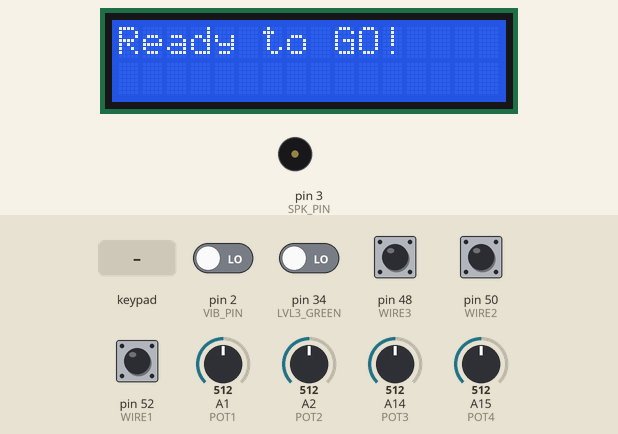
This sketch was run on a simulated Arduino Mega 2560, built with avr-gcc and run on an emulated ATmega2560. Parts: 16×2 character LCD, buzzer (waves = sounding). The inputs (shaded band) are chosen by the test bench; at power-on: pin 48 (WIRE3), pin 50 (WIRE2), pin 52 (WIRE1) HIGH, pin 2 (VIB_PIN), pin 34 (LVL3_GREEN) LOW, A1 (POT1) = 512, A2 (POT2) = 512, A14 (POT3) = 512, A15 (POT4) = 512. Random numbers use the default seed unless the sketch sets one; what the sketch prints to the serial monitor is not drawn.

Above: at 1.3 s.
1.4 s: pin 48 (WIRE3) pulled LOW for 0.15 s
At 2.3 s:
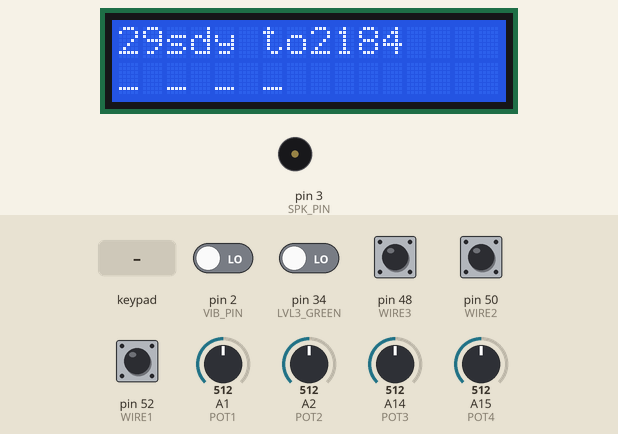
4.5 s: pin 50 (WIRE2) pulled LOW for 0.15 s
At 7.5 s:
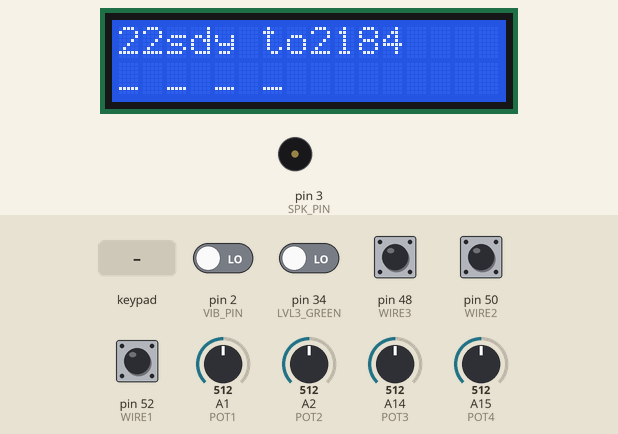
7.6 s: keypad keys 1 3 9 7 2 2 2 2 # pressed 0.4 s apart
At 11.3 s:
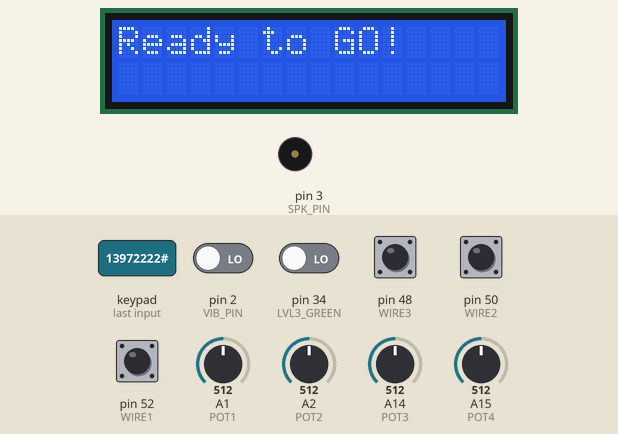
12.7 s: pin 52 (WIRE1) pulled LOW for 0.15 s
At 13.4 s:
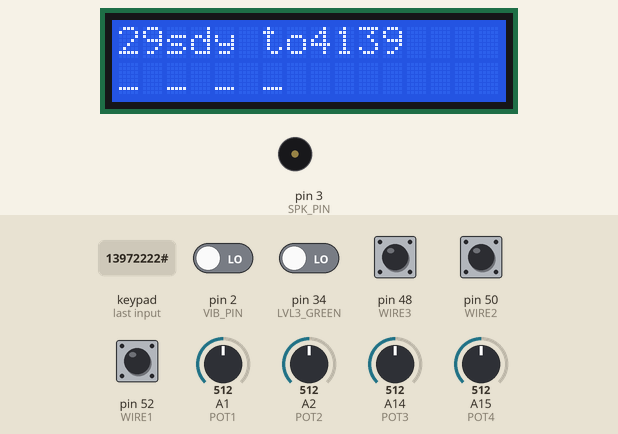
14.3 s: pin 48 (WIRE3) pulled LOW for 1 s
At 18.1 s:
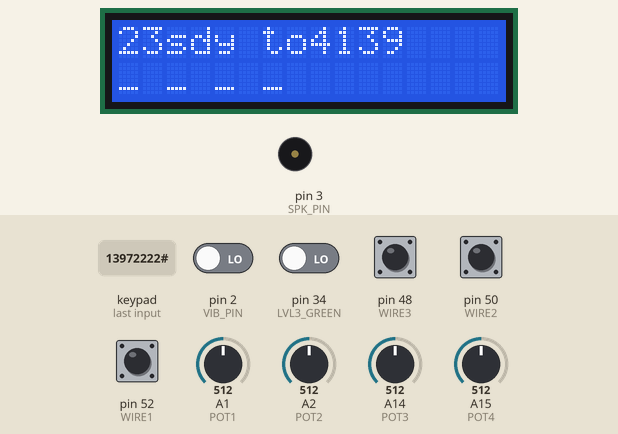
18.3 s: pin 50 (WIRE2) pulled LOW for 1 s
At 26.87 s:
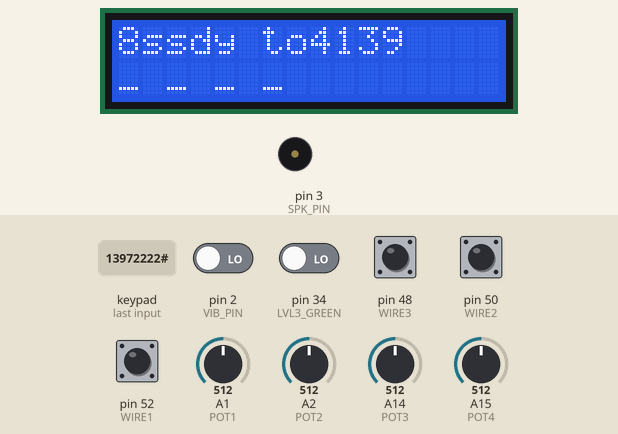
Timing chart, 0 to 28.0 s (numbered marks = the images above; inputs shaded):
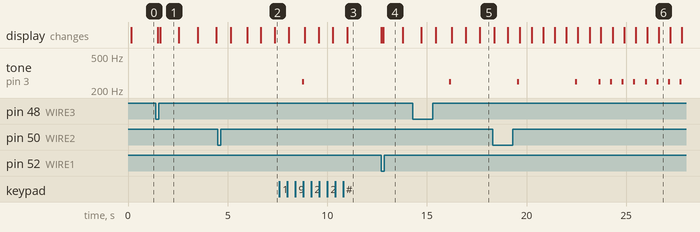

Measured:
- after the input at 1.4 s, the display: first changes after 0.09 s (image 1 shows a later state)
- after the input at 12.7 s, the display: first changes at once (image 4 shows a later state)

The sketch:

main.ino
```cpp
#include <Wire.h>
#include <LCD.h>
#include <LiquidCrystal_I2C.h>
#include <Keypad.h>

int const SPK_PIN = 3;
int const VIB_PIN = 2;

byte dir = 0x27;
LiquidCrystal_I2C lcd( dir, 2, 1, 0, 4, 5, 6, 7);
bool displayEnabled = true;//for debug

const byte K_ROWS = 4;
const byte K_COLS = 4;

byte K_ROW_PINS[] = {39,41,43,45};
byte K_COL_PINS[] = {47,49,51,53};
char Keys [ K_ROWS ][ K_COLS ] =
    {
        {'1','2','3','A'},
        {'4','5','6','B'},
        {'7','8','9','C'},
        {'*','0','#','D'}
     };
char RESTART_KEY = '#';

Keypad keypad = Keypad(makeKeymap(Keys), K_ROW_PINS, K_COL_PINS, K_ROWS, K_COLS);
char input;

int totalLevels = 4;

//estado del nivel
bool level1Completed;
bool level2Completed;
bool level3Completed;
bool level4Completed;

//si un nivel se acaba de terminar
bool level1Finished;
bool level2Finished;
bool level3Finished;
bool level4Finished;


//si un nivel cambio en algo
bool anyLevelChanged;
bool level1Changed;
bool level2Changed;
bool level3Changed;
bool level4Changed;

const int MAX_ERRORS = 3;
int totalErrors;
bool gameStarted;
bool timedOut;
bool gameWon;
bool restartGame;
int vibError;

//tiempo total en milisegundos
const float TOTAL_GAME_TIME = 30000;
float gameStartedTime;//momento en q empieza el juego (primer movimiento)
unsigned long remainingGameTime;//tiempo restante
float getClockSpeed() //velocidad del reloj (aumenta por errores)
{
  return 1 + 0.2 * totalErrors;
}
bool isPlaying()
{
  return gameStarted && !timedOut && !gameWon;
}

//update time
const unsigned long CHECK_MIN_TIME = 100;
unsigned long lastCheckTime = 0;


int gameNumber;

//level 1 - cables
bool lvl1_wiresTarget[3];//estado de los cables (conectado/desconectado). ej 0,1,0

//level 2 - simon
int lvl2_colorsTarget[6];//secuencia de colores. ej 1,2,2,4,1,3

//level 3 - potenciometros
//
int lvl3_value1Target;//valor correcto de potencia1. ej 280
int lvl3_value2Target;//valor correcto de potencia2. ej 900
int lvl3_value3Target;//valor correcto de potencia2. ej 900
int lvl3_value4Target;//valor correcto de potencia2. ej 900

//level 4 - keycode
int lvl4_secretCodeTarget;//valor del codigo. ej 5469


void setup()
{
  Serial.begin(9600);
  randomSeed(analogRead(0));

  pinMode(SPK_PIN, OUTPUT);
  pinMode(VIB_PIN, INPUT);

  //press # to start
  setupSession();
}

void setupSession()
{
  Serial.println("setupSession");
  gameStarted = false;
  totalErrors = 0;
  timedOut = false;
  gameWon = false;
  restartGame = false;

  level1Completed = false;
  level2Completed = false;
  level3Completed = false;
  level4Completed = false;

  level1Finished = false;
  level2Finished = false;
  level3Finished = false;
  level4Finished = false;

  anyLevelChanged = false;
  level1Changed = false;
  level2Changed = false;
  level3Changed = false;
  level4Changed = false;

  vibError = 0;

  gameNumber = random(1000, 10000);//el codigo de desactvacion de 4 digitos
  Serial.print("Game number: ");
  Serial.println(String(gameNumber));

  lvl1Setup();
  lvl2Setup();
  lvl3Setup();
  lvl4Setup();

  if(displayEnabled)
    {
      setupDisplay();
      showStartMessage();
    }

}

void loop()
{


  input = keypad.getKey();
  if(input)
  {
    Serial.print("read input:");
    Serial.println(String(input));
    if(input == RESTART_KEY)
    {
      restartGame = true;
    }
  }
  if(restartGame)
  {
    Serial.println("Restart game");
    setupSession();
    return;
  }
  if(CHECK_MIN_TIME <= millis() - lastCheckTime)
  {
    if(timedOut)
    {
      Serial.println("Timeout GameOver");
      //perdio
       if(displayEnabled)
        updateDisplay();
    }
    else if(gameWon)
    {
      Serial.println("Game WON!!");
      //gano
       if(displayEnabled)
        updateDisplay();
    }
    else
    {
      lvl1Update();
      lvl2Update();
      lvl3Update();
      lvl4Update();

      anyLevelChanged = checkLevelsChanged();
      if(gameStarted)
      {

        if(remainingGameTime <= 0)
        {
          //se termino el tiempo
          timedOut = true;
        }
        else
        {
          if( digitalRead(VIB_PIN))
          {
            vibError++;
          }
          if(anyLevelChanged)
          {
            updateLevelStates();
            updateIndicatorLeds();
            if(checkAnyError())
            {
              totalErrors++;
              Serial.println("User make an error");
              Serial.print("Total errors: ");
              Serial.println(String(totalErrors));
            }
            else if(level1Completed && level2Completed && level3Completed && level4Completed)
            {
              gameWon = true;
            }

          }
          updateGameTimer();
        }
      }
      else
      {
        if(anyLevelChanged)
        {
           Serial.println("Start game");
          //empezo a jugar
          gameStarted = true;
          gameStartedTime = millis();
          remainingGameTime = TOTAL_GAME_TIME;
        }
      }
      if(displayEnabled)
        updateDisplay();
      lastCheckTime = millis();
    }
  }
}

//actualizar reloj
void updateGameTimer()
{
   remainingGameTime = remainingGameTime - (millis() - lastCheckTime) * getClockSpeed();
   Serial.println(String(remainingGameTime));
   if(remainingGameTime > 15000)
   {
     if((remainingGameTime-1000)  % 5000 <= 100)
     {
      Serial.print("Time");
      Serial.println(String(remainingGameTime/1000));
      playTimeSound();
     }
   }
   else
   {
    if((remainingGameTime -1000)% 1000 <= 100)
    {
      Serial.print("Time");
      Serial.println(String(remainingGameTime/1000));
      playTimeSound();
    }
   }
}

void setupDisplay()
{
  Serial.println("setupDisplay");
  lcd.begin (16,2);    // Inicializar el display con 16 caraceres 2 lineas
  lcd.setBacklightPin(3,POSITIVE);
  lcd.setBacklight(HIGH);

  lcd.home ();
 // lcd.print("asd");
 // lcd.setCursor ( 0, 1 );        // go to the 2nd line
  //lcd.print("asd2");
}

void showStartMessage()
{
  Serial.println("show start message");
   lcd.home ();
   lcd.print("Ready to GO!");
}

//dibuja en pantalla
void updateDisplay()
{
  if(gameStarted)
  {
    if(isPlaying())
    {
      //timer
      lcd.setCursor ( 0, 0 );
      lcd.print(getRemainingFormatedTime());

      //ingreso de codigo
      lcd.setCursor (0,1);
      lcd.print(getInputCode());

      //secret code
      lcd.setCursor (8,0);
      lcd.print(String(lvl4_secretCodeTarget));
    }
    else
    {
      lcd.noDisplay();
      lcd.clear();
      lcd.setCursor (0,1);
      if(timedOut)
      {
        lcd.print("Perdiste!");
      }
      else if(gameWon)
      {
        lcd.print("Ganaste!");
      }
      delay(500);
      lcd.display();
      delay(500);
      lcd.noDisplay();
      delay(500);
      lcd.display();
    }
  }
}

String getRemainingFormatedTime()
{
  int seconds = remainingGameTime / 1000;
  return String (seconds) + "s";
}

String getInputCode()
{
  return "_ _ _ _";
}


//actualiza indicadores leds
void updateIndicatorLeds()
{
  updateLvl1Leds();
  updateLvl2Leds();
  updateLvl3Leds();
  updateLvl4Leds();
}

void updateLevelStates()
{
  if(level1Finished)
  {
    level1Finished = false;
    level1Completed = true;
    playCompletedSound();
  }
  if(level2Finished)
  {
    level2Finished = false;
    level2Completed = true;
    playCompletedSound();
  }
  if(level3Finished)
  {
    level3Finished = false;
    level3Completed = true;
    playCompletedSound();
  }
  if(level4Finished)
  {
    level4Finished = false;
    level4Completed = true;
    playCompletedSound();
  }
}

void playCompletedSound()
{
  //hacer un beep corto
  tone(SPK_PIN, 350, 2000);
}

void playErrorSound()
{
  //hacer un beep largo
  tone(SPK_PIN, 150, 5000);
}

void playTimeSound()
{
  //hacer un beep corto
  tone(SPK_PIN, 250, 100);
}

//si algun nivel cambio
bool checkLevelsChanged()
{
  return checkChangesLvl1() || checkChangesLvl2() || checkChangesLvl3() || checkChangesLvl4() ;
}

bool checkAnyError()
{
  if(vibError >= 3)
  {
     Serial.println("vibration error");
  }
  bool hasError = checkErrorLvl1() || checkErrorLvl2() || checkErrorLvl3() || checkErrorLvl4() || vibError > 3;
  if(hasError)
  {
    vibError = 0;
  }
  return ;
}
```

level1.ino
```cpp
//wires

//pines
const int WIRE1 = 52;
const int WIRE2 = 50;
const int WIRE3 = 48;
const int LVL1_GREEN = 30;
const int LVL1_RED = 31;


const int TOTAL_WIRES = 3;

bool wiresCurrentState[TOTAL_WIRES];
bool wiresLastState[TOTAL_WIRES];

void lvl1Setup()
{
  Serial.println("lvl1Setup");
  initTarget1();

  pinMode(WIRE1, INPUT_PULLUP);
  pinMode(WIRE2, INPUT_PULLUP);
  pinMode(WIRE3, INPUT_PULLUP);

  updateWiresState();
  updateLastState();

  Serial.println("wires");
  Serial.println(digitalRead(WIRE1));
  Serial.println(digitalRead(WIRE2));
  Serial.println(digitalRead(WIRE3));
  Serial.println("--");
}

void initTarget1()
{
  String tSeed = String(gameNumber).substring(0,0);
  Serial.println("lvl1 seed " + tSeed);
  switch(tSeed.toInt())
  {
    case 1:
    case 6:
      lvl1_wiresTarget[0] = 0;
      lvl1_wiresTarget[1] = 0;
      lvl1_wiresTarget[2] = 1;
      break;
    case 2:
    case 7:
      lvl1_wiresTarget[0] = 0;
      lvl1_wiresTarget[1] = 1;
      lvl1_wiresTarget[2] = 1;
      break;
    case 3:
    case 8:
      lvl1_wiresTarget[0] = 1;
      lvl1_wiresTarget[1] = 0;
      lvl1_wiresTarget[2] = 1;
      break;
    case 4:
    case 9:
      lvl1_wiresTarget[0] = 0;
      lvl1_wiresTarget[1] = 1;
      lvl1_wiresTarget[2] = 0;
      break;
    case 5:
    case 0:
      lvl1_wiresTarget[0] = 1;
      lvl1_wiresTarget[1] = 0;
      lvl1_wiresTarget[2] = 0;
      break;
  }
}

void lvl1Update()
{
  updateWiresState();
  if(!level1Completed && wiresCompleted())
  {
    Serial.println("lvl1 finished");
    level1Finished = true;
  }
}

bool wiresCompleted()
{
  for(int i =0; i < TOTAL_WIRES; i++)
  {
    if(wiresCurrentState[i] != lvl1_wiresTarget[i])
      return false;
  }
  return true;
}

bool checkChangesLvl1()
{
  //true si cambio el estado de un cable
  for(int i=0; i<TOTAL_WIRES; i++)
  {
    if(wiresCurrentState[i] != wiresLastState[i])
    {

      Serial.println("lvl1 changed");
      Serial.println("wires");
      Serial.println(digitalRead(WIRE1));
      Serial.println(digitalRead(WIRE2));
      Serial.println(digitalRead(WIRE3));
      Serial.println("--");
      return true;
    }
  }
  return false;
}

bool checkErrorLvl1()
{
  for(int i=0; i<TOTAL_WIRES; i++)
  {
    //si hubo un cambio
    if(wiresCurrentState[i] != wiresLastState[i])
    {
      //si el cambio fue incorrecto
      if(wiresCurrentState[i] != lvl1_wiresTarget[i])
      {
        Serial.println("lvl1 error");
        return true;
      }
    }
  }
  return false;
}

void updateLvl1Leds()
{
  digitalWrite(LVL1_GREEN, level1Completed);
  digitalWrite(LVL1_RED, !level1Completed);
}

void updateWiresState()
{
  updateLastState();
  wiresCurrentState[0] = digitalRead(WIRE1);
  wiresCurrentState[1] = digitalRead(WIRE2);
  wiresCurrentState[2] = digitalRead(WIRE3);
}

void updateLastState()
{
  wiresLastState[0] = wiresCurrentState[0];
  wiresLastState[1] = wiresCurrentState[1];
  wiresLastState[2] = wiresCurrentState[2];
}
```

level2.ino
```cpp
//color simon

//pines
const int LVL2_GREEN = 32;
const int LVL2_RED = 33;

void lvl2Setup()
{
  Serial.println("lvl2Setup");
  initTarget2();
}

void initTarget2()
{
  String tSeed = String(gameNumber).substring(1,1);
  //lvl2_colorsTarget
  Serial.println("lvl2 seed " + tSeed);
  switch(tSeed.toInt())
  {
    case 1:
    case 6:
      lvl2_colorsTarget[0] = 0;
      lvl2_colorsTarget[1] = 0;
      lvl2_colorsTarget[2] = 1;
      break;
    case 2:
    case 7:
      lvl2_colorsTarget[0] = 0;
      lvl2_colorsTarget[1] = 1;
      lvl2_colorsTarget[2] = 1;
      break;
    case 3:
    case 8:
      lvl2_colorsTarget[0] = 1;
      lvl2_colorsTarget[1] = 0;
      lvl2_colorsTarget[2] = 1;
      break;
    case 4:
    case 9:
      lvl2_colorsTarget[0] = 0;
      lvl2_colorsTarget[1] = 1;
      lvl2_colorsTarget[2] = 0;
      break;
    case 5:
    case 0:
      lvl2_colorsTarget[0] = 1;
      lvl2_colorsTarget[1] = 0;
      lvl2_colorsTarget[2] = 0;
      break;
  }
}

void lvl2Update()
{
}

bool checkChangesLvl2()
{
  return false;
}

bool checkErrorLvl2()
{
  return false;
}

void updateLvl2Leds()
{
  digitalWrite(LVL2_GREEN, level2Completed);
  digitalWrite(LVL2_RED, !level2Completed);
}
```

level3.ino
```cpp
//potenciometers

//pines
const int LVL3_GREEN = 34;
const int LVL3_RED = 35;

const int POT1 = A1;
const int POT2 = A2;
const int POT3 = A14;
const int POT4 = A15;

int const LEFT = 0;
int const RIGHT = 1023;
int const UP = 0;
int const DOWN = 1023;
int const NONE = 512;

int blinkStep;
int blinkTotalSteps;

//steps q espera cuando el nivel esta correcto
const int lvl3StepsToComplete = 15;
int lvl3CurrentSteps = 0;

void lvl3Setup()
{
  Serial.println("lvl3Setup");
  blinkStep = 0;
  blinkTotalSteps = 0;
  lvl3CurrentSteps = 0;
  initTarget3();
}

void initTarget3()
{
  String tSeed = String(gameNumber).substring(2,2);
  Serial.println("lvl3 seed " + tSeed);
  int iSeed = tSeed.toInt();

  //TODO: completar con valores correctos
  switch(iSeed)
  {
    case 1:
    case 6:
    //arriba abajo
      lvl3_value1Target = UP;
      lvl3_value2Target = NONE;
      lvl3_value3Target = DOWN;
      lvl3_value4Target = NONE;
      break;
    case 2:
    case 7:
      //izqquierda derecha
      lvl3_value1Target = NONE;
      lvl3_value2Target = LEFT;
      lvl3_value3Target = NONE;
      lvl3_value4Target = RIGHT;
      break;
    case 3:
    case 8:
      //derecha izquierda
      lvl3_value1Target = NONE;
      lvl3_value2Target = RIGHT;
      lvl3_value3Target = NONE;
      lvl3_value4Target = LEFT;
      break;
    case 4:
    case 9:
      //abajo arriba
      lvl3_value1Target = DOWN;
      lvl3_value2Target = NONE;
      lvl3_value3Target = UP;
      lvl3_value4Target = NONE;
      break;
    case 5:
    case 0:
      //abajo derecha
      lvl3_value1Target = DOWN;
      lvl3_value2Target = NONE;
      lvl3_value3Target = NONE;
      lvl3_value4Target = RIGHT;
      break;
  }
}


void lvl3Update()
{
  if(!level3Completed)
  {
    if(getCompletedRatio() >= 90)
    {
      if(lvl3CurrentSteps >= lvl3StepsToComplete)
      {
        Serial.println("lvl3 finished");
        level3Finished = true;
      }
      else
      {
        lvl3CurrentSteps ++;
      }
    }
    lvl3CurrentSteps = 0;
  }
}

bool checkChangesLvl3()
{
  return false;
}

bool checkErrorLvl3()
{
  return false;
}

void updateLvl3Leds()
{
  if(level3Completed)
  {
    digitalWrite(LVL3_GREEN, HIGH);
  }
  else
  {
    blinkLed(LVL3_GREEN, (100 - getCompletedRatio()) * 10);
  }
  digitalWrite(LVL3_RED, !level3Completed);
}


//un step seria 100ms prende, 100ms apaga
void blinkLed(int pin, int stepsDelay )
{
  blinkTotalSteps = stepsDelay;
  if(blinkStep <= blinkTotalSteps)
  {
    blinkStep = 0;
    digitalWrite(pin, !digitalRead(pin));
  }
  else
  {
    blinkStep++;
  }
}

//de 0 a 100
int getCompletedRatio()
{
  int dif = abs(lvl3_value1Target - analogRead(POT1));
  dif += abs(lvl3_value2Target - analogRead(POT2));
  dif += abs(lvl3_value3Target - analogRead(POT3));
  dif += abs(lvl3_value4Target - analogRead(POT4));
  return map(dif, 0,(1023*4), 100,0);//0 diff da 100, 2046 dif da 50
}
```

level4.ino
```cpp
//secret keycode


//pines
const int LVL4_GREEN = 36;
const int LVL4_RED = 37;


String lvl4Input;


bool lvl4KeyPressed;

void lvl4Setup()
{
  Serial.println("lvl4Setup");
  lvl4KeyPressed = false;
  lvl4Input = "";
  initTarget4();
}

void initTarget4()
{
  lvl4_secretCodeTarget = gameNumber;
}

void lvl4Update()
{
  if(!level4Completed)
  {
    if(lvl4Input.length() >= 4)
    {
      int inputN = lvl4Input.toInt();
      if(inputN == lvl4_secretCodeTarget)
      {
        Serial.println("lvl4 finished");
        level1Finished = true;
      }
    }
    //char input = keypad.getKey();//lo leo en main
    if(input)
    {
      lvl4KeyPressed = true;
      lvl4Input = lvl4Input + String(input);
    }
  }
}

bool checkChangesLvl4()
{
  if(lvl4KeyPressed)
  {
    lvl4KeyPressed = false;
    Serial.println("lvl4 changed");
    return true;
  }
  return false;
}

bool checkErrorLvl4()
{
  if(lvl4Input.length() >= 4)
  {
    int inputN = lvl4Input.toInt();
    if(inputN != lvl4_secretCodeTarget)
    {
      Serial.println("lvl4 error");
      return true;
    }
  }
  return false;
}

void updateLvl4Leds()
{
  digitalWrite(LVL4_GREEN, level4Completed);
  digitalWrite(LVL4_RED, !level4Completed);
}
```
